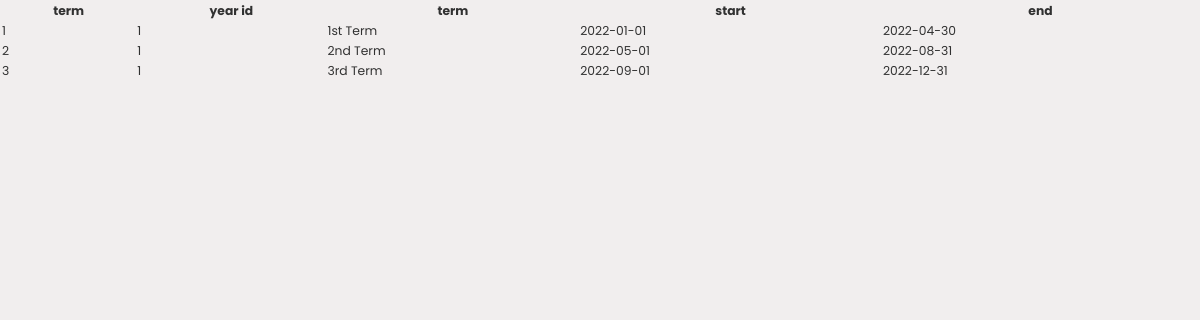
The app's page /rough7.php (signed in) with its own data.
### tables this page shows
CREATE TABLE `term` (
  `termid` int(11) NOT NULL AUTO_INCREMENT,
  `yearid` int(11) NOT NULL,
  `term` varchar(25) NOT NULL,
  `start` varchar(25) NOT NULL,
  `end` varchar(25) NOT NULL,
  `staffid` int(11) NOT NULL,
  PRIMARY KEY (`termid`)
);

### rough7.php (the view, shortened to what this page needs)
<?php
    include('session.php');
  ?>
<!DOCTYPE html>
<html lang="en">
<head>
    <link rel="stylesheet" href="style.css">
      <link rel="stylesheet" href="https://cdn.jsdelivr.net/npm/font-awesome@4.7.0/css/font-awesome.min.css">
    <link rel="stylesheet" href="https://cdn.jsdelivr.net/gh/lykmapipo/themify-icons@0.1.2/css/themify-icons.css">
    <link rel="stylesheet" href="https://cdn.jsdelivr.net/npm/pixeden-stroke-7-icon@1.2.3/pe-icon-7-stroke/dist/pe-icon-7-stroke.min.css">
    <link rel="stylesheet" href="https://cdnjs.cloudflare.com/ajax/libs/flag-icon-css/3.2.0/css/flag-icon.min.css">
    <link rel="stylesheet" href="https://cdn.datatables.net/1.13.5/css/jquery.dataTables.min.css">
</head>
<body>
<table  id="example" class="display" style="width:100%" >
        <thead>
            <tr>
                <th>term  </th>
                <th>year id </th>
                <th>term</th>
                <th>start</th>
                <th>end</th>
            </tr>
        </thead>
        <tbody>
            <?php
   $query = "SELECT termid, yearid, term, start, end  FROM term";
   $result = mysqli_query($con, $query);
   if ($result) {
       while ($row = mysqli_fetch_assoc($result)) {
           echo "<tr>";
           echo "<td>" . $row['termid'] . "</td>";
           echo "<td>" . $row['yearid'] . "</td>";
           echo "<td>" . $row['term'] . "</td>";
           echo "<td>" . $row['start'] . "</td>";
           echo "<td>" . $row['end'] . "</td>";
           echo "</tr>";
       }
   }
          else {
                echo "Error: " . mysqli_error($con);
            }
            ?>
        </tbody>
    </table>
</body>
</html>

### style.css (style rules this page uses)
:root { --color-primary: rgb(167, 115, 194); --color-danger: rgb(216, 85, 111); --color-success: rgb(122, 182, 122); --color-warning: rgb(207, 207, 125); --color-white: white; --color-info-dark: grey; --color-info-light: rgb(231, 224, 224); --color-dark: rgb(49, 49, 49); --color-info-dark: rgb(102, 102, 102); --color-light: rgb(219, 216, 216); --color-primary-variant: rgb(13, 13, 77); --color-dark-variant: grey; --color-background: rgba(240, 236, 236, 0.877); --color-border-radius: 2rem; --border-radius-1: 0.4rem; --border-radius-2: 0.8rem; --borer-radius-3: 1.2rem; --card-border-radius: 3em; --card-padding: 1rem; --padding: 2.2rem; --box-shadow: 0 3rem 2rem var(--color-light); }
* { margin:0; padding: 0; outline:0; appearance: none; border: 0; text-decoration: none; list-style: none; box-sizing:border-box; }
html { font-size: 14px; }
body { width: 100vw; height: 100vh; font-family: poppins, sans-serif; font-size: 0.88rem; background: var( --color-background); user-select: none; overflow-x: hidden ; color: var(--color-dark); }

### records on screen
term: termid "1", yearid "1", term "1st Term", start "2022-01-01", end "2022-04-30"
term: termid "2", yearid "1", term "2nd Term", start "2022-05-01", end "2022-08-31"
term: termid "3", yearid "1", term "3rd Term", start "2022-09-01", end "2022-12-31"
